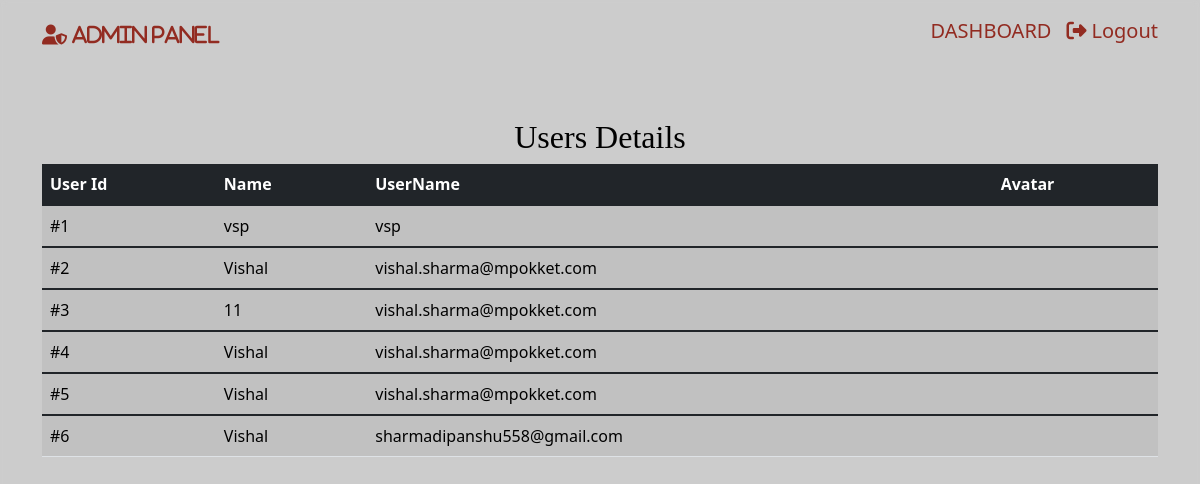
Page /Admin/viewUsers.php (signed in) on the committed database.
### tables this page shows
CREATE TABLE `Users` (
  `u_id` int(11) NOT NULL,
  `name` varchar(100) NOT NULL,
  `username` varchar(100) NOT NULL,
  `password` varchar(100) NOT NULL,
  `city` varchar(100) NOT NULL,
  `state` varchar(1000) DEFAULT NULL,
  `zip` int(11) NOT NULL
);

### Admin/viewUsers.php (the view, shortened to what this page needs)
<!DOCTYPE html>
<html lang="en">
<head>
    <link href="https://cdn.jsdelivr.net/npm/bootstrap@5.1.3/dist/css/bootstrap.min.css" rel="stylesheet"
>
</head>
<body>
    <nav class="navbar navbar-light">
        <div class="container">
            <a class="navbar-brand" href="#">
                <i class="fas fa-user-shield" style="color:#922B21"> ADMIN PANEL</i>
            </a>
            <p style="float:right;color:#922B21;font-size:20px;margin-top:8px"><a href="admin-panel.php"style="text-decoration:none;color:#922B21;margin-right:15px">DASHBOARD</a><a href="logout.php"
                    style="text-decoration:none;color:#922B21"><i class="fa fa-sign-out-alt">&nbsp;</i>Logout</a></p>
        </div>
    </nav>
    <section class="container py-2 mt-4 mb-4">
        <div class="row">
            <div class="col-lg-12">
                <h2 class="app-stats text-center mt-3"
                    style="color:black;font-family: 'Times New Roman', Times, serif;">Users Details</h2>
                <div class=" table-responsive">
                    <table class="table table-striped table-hover">
                        <thead class="thead bg-dark" style="color:white;">
                            <tr>
                                <th>User Id</th>
                                <th>Name</th>
                                <th>UserName</th>
                                <th>Avatar</th>
                            </tr>
                        </thead>
                        <?php
                       global $connection;
                       $sql="SELECT * FROM Users";
                       $stmt=$connection->query($sql);
                       while($Datarows = $stmt->fetch_assoc())
                       {
                           $id          = $Datarows["u_id"];
                           $Sname       = $Datarows["name"];
                           $CostItem    = $Datarows["username"];
                           $qty         = $Datarows["avatar"];
                    ?>
                        <tbody class="tbody">
                            <tr>
                                <td>#<?php echo  $id;       ?></td>
                                <td> <?php echo  $Sname;      ?></td>
                                <td> <?php echo  $CostItem; ?></td>
                                <td> <?php echo  $qty;      ?></td>
                            </tr>
                        </tbody>
                        <?php } ?>
                    </table>
                </div>
            </div>
        </div>
</body>
</html>

### Admin/viewUsers.php (style rules this page uses)
body { position: absolute; top: 0; bottom: 0; left: 0; right: 0; height: 100%; backdrop-filter: blur(3px); background-image: url("images/mainWall.jpg"); background-repeat: no-repeat, repeat; background-color: #cccccc; background-size: cover; }
.table .tbody tr td { color: black; }

### rows in the picture
users: u_id "1", name "vsp", username "vsp"
users: u_id "2", name "Vishal", username "vishal.sharma@mpokket.com"
users: u_id "3", name "11", username "vishal.sharma@mpokket.com"
users: u_id "4", name "Vishal", username "vishal.sharma@mpokket.com"
users: u_id "5", name "Vishal", username "vishal.sharma@mpokket.com"
users: u_id "6", name "Vishal", username "sharmadipanshu558@gmail.com"
